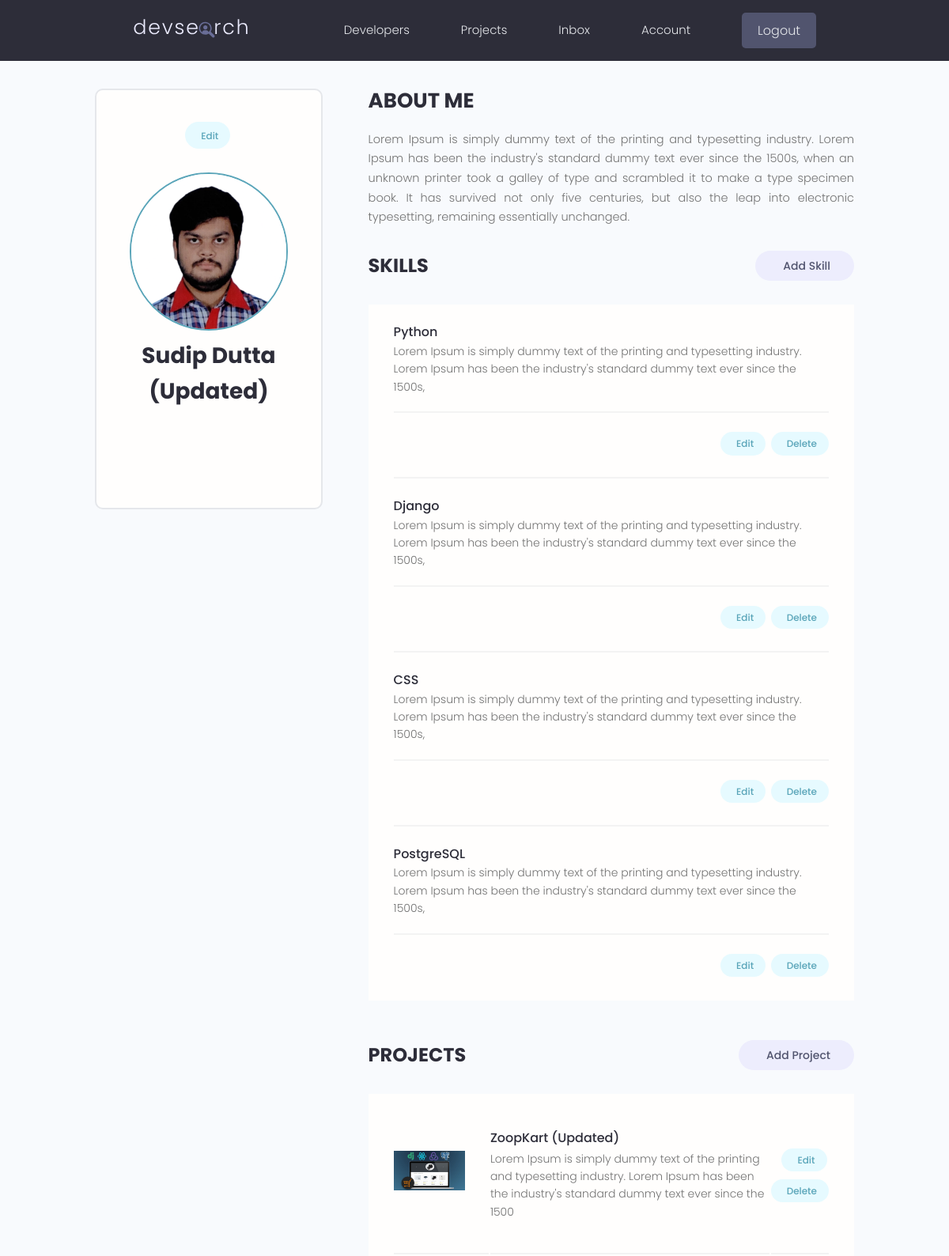
Page /account/ (signed in, upper part) on the earlier database version.
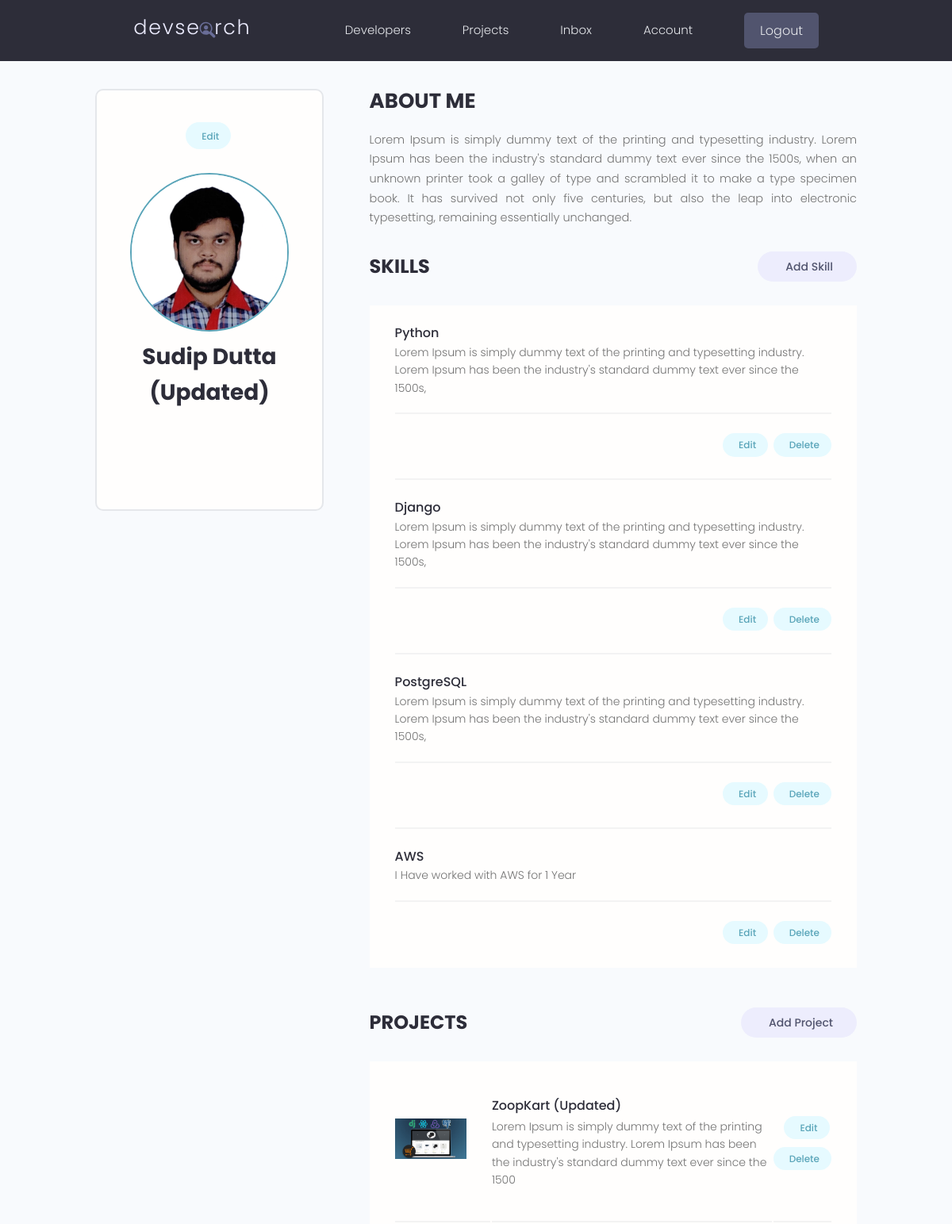
Same page on the later database version.
### users/models.py (models this page shows, shortened)
class Skill(models.Model):
    owner = models.ForeignKey(Profile, on_delete=models.CASCADE, null=True, blank=True)
    name = models.CharField(max_length=200, blank=True , null=True)
    description = models.TextField(null=True , blank=True)
    created = models.DateTimeField(auto_now_add=True)
    id = models.UUIDField(default=uuid.uuid4,unique=True,primary_key=True,editable=True)

### projects/models.py (models this page shows, shortened)
class Project(models.Model):
    owner = models.ForeignKey(Profile , null=True , blank=True , on_delete=models.SET_NULL)
    id = models.UUIDField(default=uuid.uuid4,unique=True,primary_key=True)
    title = models.CharField(max_length=200)
    description = models.TextField (null=True , blank=True)
    featured_image = models.ImageField(null=True , blank=True , default="default.jpg")
    demo_link = models.CharField(max_length=2000, null=True , blank=True )
    source_link = models.CharField(max_length=200 , null=True , blank=True)
    tags = models.ManyToManyField('Tag' , blank=True)
    vote_total = models.IntegerField(default=0 , blank=True , null=True)
    vote_ratio = models.IntegerField(default=0 , blank=True , null=True)
    created = models.DateTimeField(auto_now_add=True)

### users/views.py (the view)
# urls.py: path('account/' , views.userAccount , name="account"),
@login_required(login_url = 'login')
def userAccount(request):
    profile = request.user.profile
    skills = profile.skill_set.exclude(description="")
    projects = profile.project_set.all()
    context = {'profile' : profile , 'skills':skills,'projects':projects}
    return render(request, 'users/account.html',context)

### users/templates/users/account.html (shortened to what this page needs)
{% extends 'main.html' %}
{% block content %}
<body>
  <main class="settingsPage profile my-md">
    <div class="container">
      <div class="layout">
        <div class="column column--1of3">
          <div class="card text-center">
            <div class="card__body dev">
              <a class="tag tag--pill tag--main settings__btn" href="{% url 'edit-account'%}"> Edit</a>
              <img class="avatar avatar--xl dev__avatar" src="{{profile.profile_image.url}}" />
              <h2 class="dev__name">{{profile.name}}</h2>
              <ul class="dev__social">
              </ul>
            </div>
          </div>
        </div>
        <div class="column column--2of3">
          <div class="devInfo">
            <h3 class="devInfo__title">About Me</h3>
            <p class="devInfo__about">{{profile.bio}}</p>
          </div>
          <div class="settings">
            <h3 class="settings__title">Skills</h3>
            <a class="tag tag--pill tag--sub settings__btn tag--lg" href="{% url 'create-skill' %}">Add Skill</a>
          </div>
          <table class="settings__table">
            {% for skill in skills %}
            <tr>
              <td class="settings__tableInfo">
                <h4>{{skill.name}}</h4>
                <p>{{skill.description}}
                </p>
              </td>
            </tr>
            <tr>
              <td class="settings__tableActions">
                <a class="tag tag--pill tag--main settings__btn" href="{% url 'update-skill' skill.id %}">Edit</a>
                <a class="tag tag--pill tag--main settings__btn" href="{% url 'delete-skill' skill.id %}?next=/account">
                  Delete</a>
              </td>
            </tr>
            {% endfor %}
          </table>
          <div class="settings">
            <h3 class="settings__title">Projects</h3>
            <a class="tag tag--pill tag--sub settings__btn tag--lg" href="{% url 'create-project' %}"> Add Project</a>
          </div>
          <table class="settings__table">
            {% for project in projects %}
            <tr>
              <td class="settings__thumbnail">
                <a href="{% url 'project' project.id %}"><img src="{{project.featured_image.url}}" alt="Project Thumbnail" /></a>
              </td>
              <td class="settings__tableInfo">
                <a href="{% url 'project' project.id %}">{{project.title}}</a>
                <p>{{project.description|slice:"150"}}</p>
              </td>
              <td class="settings__tableActions">
                <a class="tag tag--pill tag--main settings__btn" href="{% url 'update-project' project.id %}"> Edit</a>
                <a class="tag tag--pill tag--main settings__btn" href="{% url 'delete-project' project.id %}?next=/account">
                  Delete</a>
              </td>
            </tr>
            {% endfor %}
          </table>
        </div>
      </div>
    </div>
  </main>
{%endblock%}

Differences in the rows shown:
removed Skill: name "CSS", description "Lorem Ipsum is simply dummy text of the printing and typesetting industry. Lorem Ipsum has been the industry's standard dummy text ever since the 1500s,"
added Skill: name "AWS", description "I Have worked with AWS for 1 Year"
